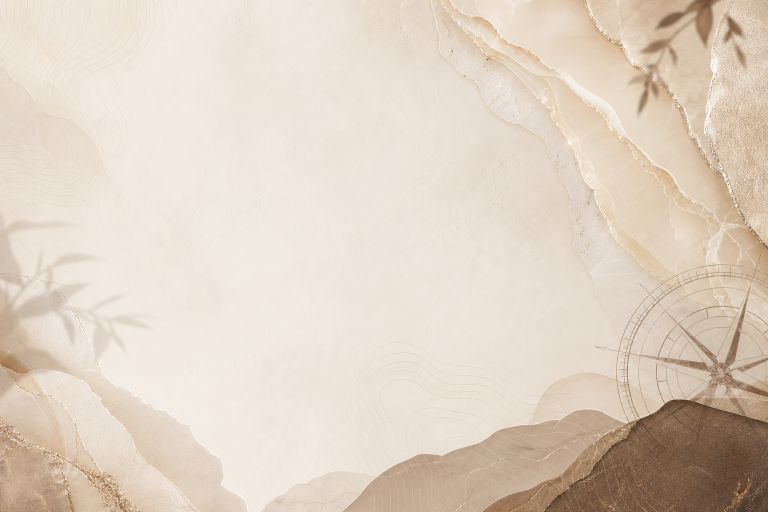
#> input picture assets/vk-2026/source/brand-background-ai.png, 1536 x 1024 px (shown at 1/2 size)
$ python build_vk_2026_pack.py
#> lines starting #> are read from the running program, lines starting #| are printed output that depends on the picture
from pathlib import Path
import json
import textwrap

from PIL import Image, ImageDraw, ImageEnhance, ImageFilter, ImageFont, ImageOps


ROOT = Path(__file__).resolve().parents[1]
OUT = ROOT / "assets" / "vk-2026"
BG = OUT / "source" / "brand-background-ai.png"
MARK = ROOT / "assets" / "azimut-clinic-logo.png"
FONT_REG = ROOT / "assets" / "fonts" / "farabee" / "Farabee-Regular.ttf"
FONT_MED = ROOT / "assets" / "fonts" / "farabee" / "Farabee-Medium.ttf"

IVORY = "#F4EEE5"
SAND = "#D8C4AE"
TAUPE = "#8A7364"
BROWN = "#4B382F"
WHITE = "#FFFFFF"


def font(size, medium=False):
    return ImageFont.truetype(str(FONT_MED if medium else FONT_REG), size)


def fit_bg(size, offset=(0.5, 0.5)):
#> called with size = (400, 400), offset = (0.42, 0.46)
    image = Image.open(BG).convert("RGB")
#> image is the input picture: PIL image 1536x1024 RGB; mean R, G, B 223.4, 209.3, 194.8
    image = ImageEnhance.Color(image).enhance(0.78)
    image = ImageEnhance.Contrast(image).enhance(0.92)
    return ImageOps.fit(image, size, method=Image.Resampling.LANCZOS, centering=offset).convert("RGBA")
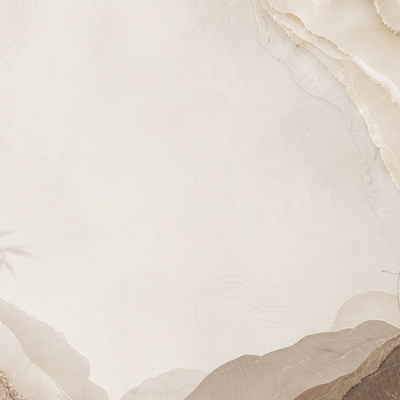
#> returned value: PIL image 400x400 RGBA; mean R, G, B, A 227, 218.6, 209.6, 255


def clean_mark(size):
    mark = Image.open(MARK).convert("RGBA")
    data = []
    for r, g, b, a in mark.getdata():
        alpha = 0 if r > 245 and g > 245 and b > 245 else a
        data.append((r, g, b, alpha))
    mark.putdata(data)
    mark.thumbnail((size, size), Image.Resampling.LANCZOS)
    return mark


# [7 lines left out: function add_brand, not called in this run]


def rounded_panel(canvas, box, fill, radius=32, outline=None, width=1):
#> called with box = (38, 38, 362, 362), fill = (244, 238, 229, 235), radius = 162, outline = (75, 56, 47, 90), width = 2
    overlay = Image.new("RGBA", canvas.size, (0, 0, 0, 0))
#> overlay: PIL image 400x400 RGBA; every value is 0
    draw = ImageDraw.Draw(overlay)
    draw.rounded_rectangle(box, radius=radius, fill=fill, outline=outline, width=width)
    canvas.alpha_composite(overlay)
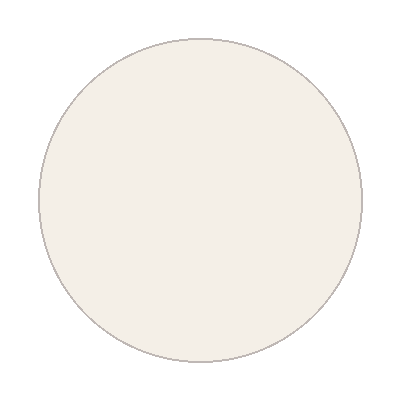
#> overlay: PIL image 400x400 RGBA; mean R, G, B, A 124.4, 121.1, 116.4, 120; transparent parts drawn white
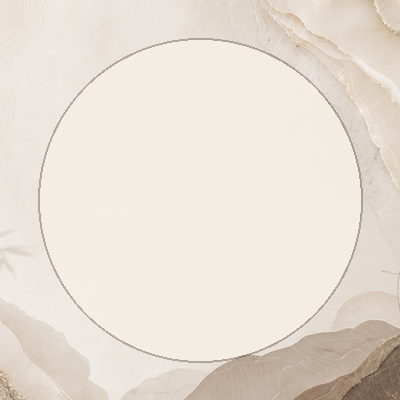
#> canvas: PIL image 400x400 RGBA; mean R, G, B, A 231.6, 223.6, 213.8, 255


# [11 lines left out: functions center_text, save, not called in this run]


def build_avatar():
    image = fit_bg((400, 400), (0.42, 0.46))
    rounded_panel(image, (38, 38, 362, 362), (244, 238, 229, 235), 162, (75, 56, 47, 90), 2)
    mark = clean_mark(224)
    image.alpha_composite(mark, ((400 - mark.width) // 2, 66))
    draw = ImageDraw.Draw(image)
    center_text(draw, (45, 294, 355, 354), "АЗИМУТ КЛИНИК", font(27, True), BROWN)
    return save(image, "vk-avatar-community-400x400.png")


# [73 lines left out: functions build_desktop_cover, build_live_cover, build_menu, build_post, build_service, not called in this run]


def main():
    OUT.mkdir(parents=True, exist_ok=True)
    outputs = [
        build_avatar(),
        build_desktop_cover(),
        build_live_cover(),
        build_menu("vk-menu-about-clinic-376x256.png", "О клинике", 1),
        build_menu("vk-menu-services-376x256.png", "Услуги", 2),
        build_menu("vk-menu-prices-376x256.png", "Цены", 3),
        build_menu("vk-menu-contacts-376x256.png", "Контакты", 4),
        build_post("vk-post-appointment-1080x1350.png", "Консультация", "Записаться на консультацию", "Оставьте заявку — администратор уточнит детали и подберёт удобный формат помощи.", "ОСТАВИТЬ ЗАЯВКУ", 0),
        build_post("vk-post-ask-question-1080x1350.png", "Связь 24/7", "Задать вопрос специалисту", "Бережно сориентируем по направлениям клиники. Без диагнозов и назначения лечения в переписке.", "НАПИСАТЬ НАМ", 1),
        build_post("vk-post-patient-reviews-1080x1350.png", "Доверие", "Отзывы пациентов", "Истории о внимательном отношении, конфиденциальности и понятном пути к помощи.", "ЧИТАТЬ ОТЗЫВЫ", 2),
        build_service("vk-service-psychiatry-1000x1000.png", "Психиатрия", "Помощь при тревоге, депрессивных состояниях, панических атаках и кризисах.", "01", 0),
        build_service("vk-service-psychology-1000x1000.png", "Психология", "Поддержка при стрессе, выгорании, семейных и личных трудностях.", "02", 1),
        build_service("vk-service-addiction-1000x1000.png", "Наркология", "Консультации, помощь при зависимостях и поддержка родственников.", "03", 2),
    ]
    manifest = {
        "version": "2026-07-18",
        "brand": "Azimut Clinic",
        "colorProfile": "sRGB",
        "methodology": {
            "coverDesktop": "1590x530, keep critical content inside the central safe area and below the top 85 px",
            "coverLive": "1080x1920, keep critical content at least 200 px from top and bottom",
            "avatar": "400x400, verify readability as a 200x200 thumbnail",
            "menu": "376x256, keep labels centered because mobile may crop side edges",
            "post": "1080x1350 vertical feed creative",
            "service": "1000x1000 square service card"
        },
        "files": [path.name for path in outputs]
    }
    (OUT / "manifest.json").write_text(json.dumps(manifest, ensure_ascii=False, indent=2), encoding="utf-8")


if __name__ == "__main__":
#> (the run stopped early here; a loop or call above may not have finished)

$ run again, with assets/directions/testing.jpg saved as assets/vk-2026/source/brand-background-ai.png
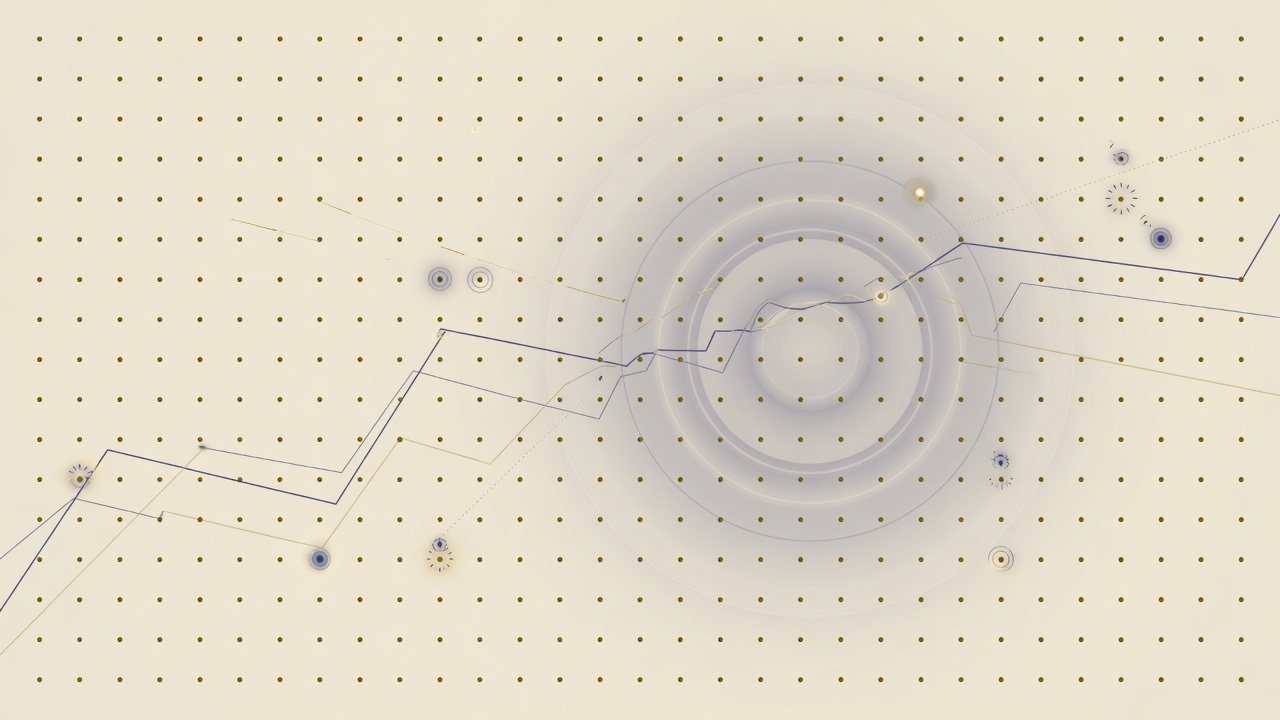
#> input picture assets/directions/testing.jpg, 1280 x 720 px
#> in fit_bg, image is the input picture: PIL image 1280x720 RGB; mean R, G, B 226.5, 218.6, 202.6
#> in fit_bg, `return ImageOps.fit(image, size, method=Image.Resampling.LANCZOS, cent..`:
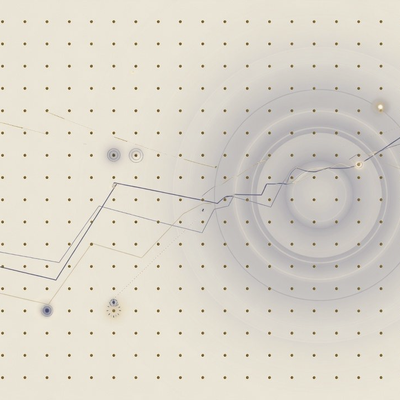
#> returned value: PIL image 400x400 RGBA; mean R, G, B, A 219.6, 214.6, 203.8, 255
#> in rounded_panel, `canvas.alpha_composite(overlay)`:
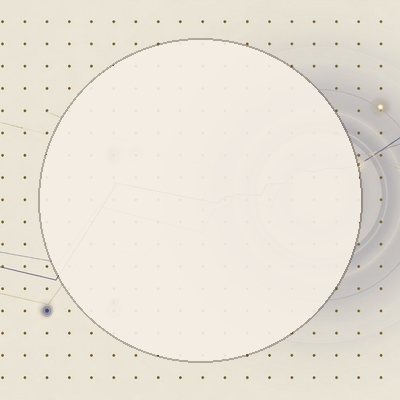
#> canvas: PIL image 400x400 RGBA; mean R, G, B, A 232.6, 226.9, 216.4, 255
